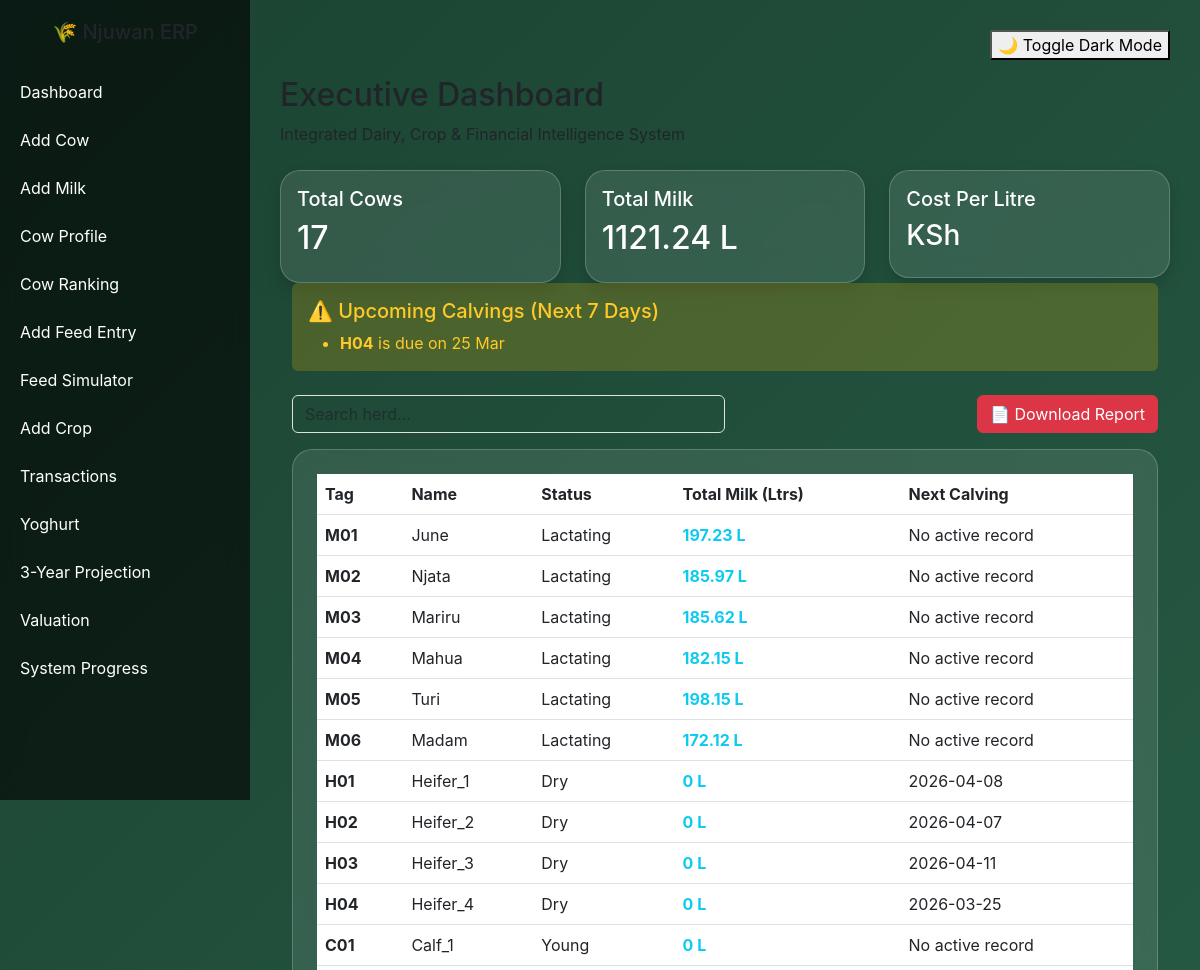
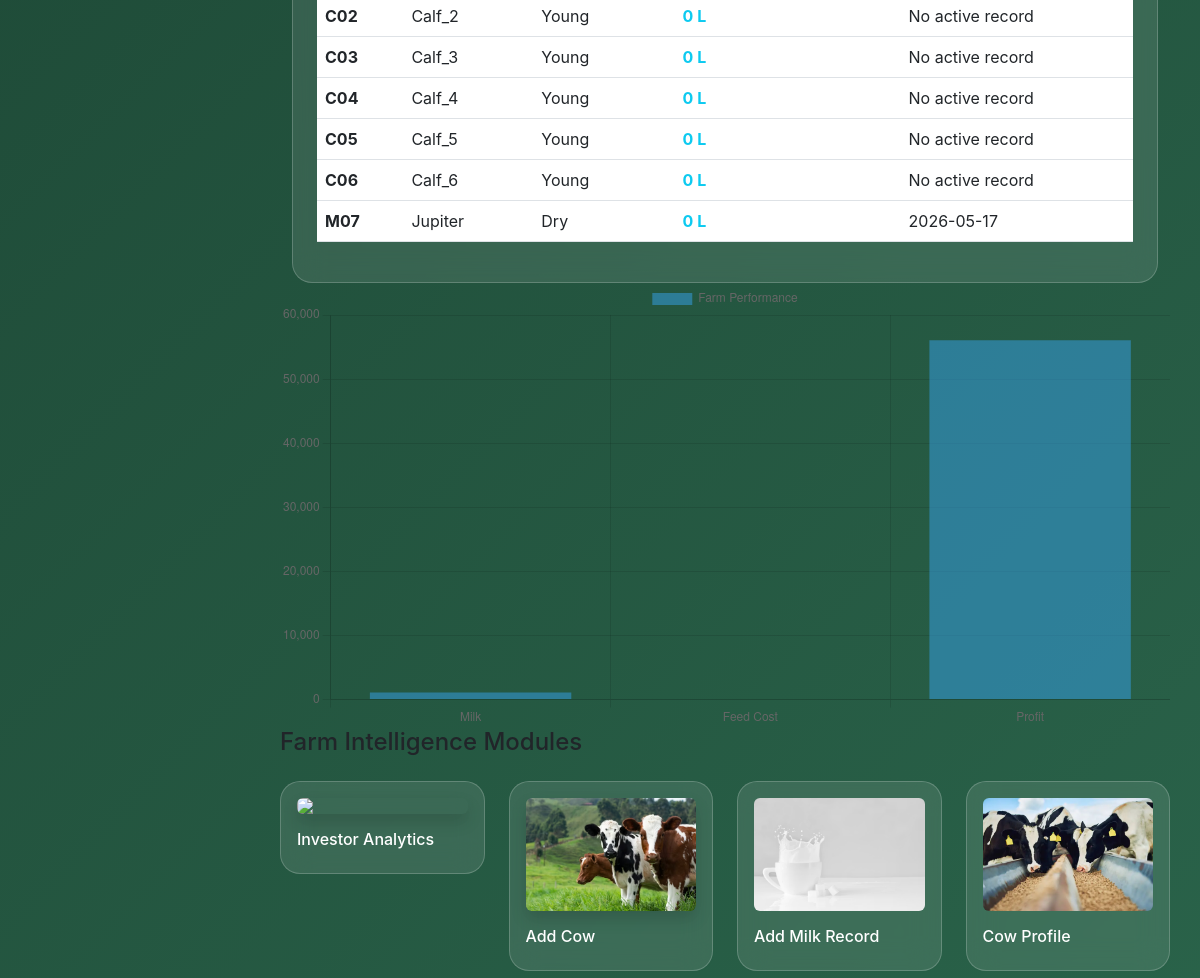
Before: / (upper part) with the older database file (2 pictures, top to bottom).
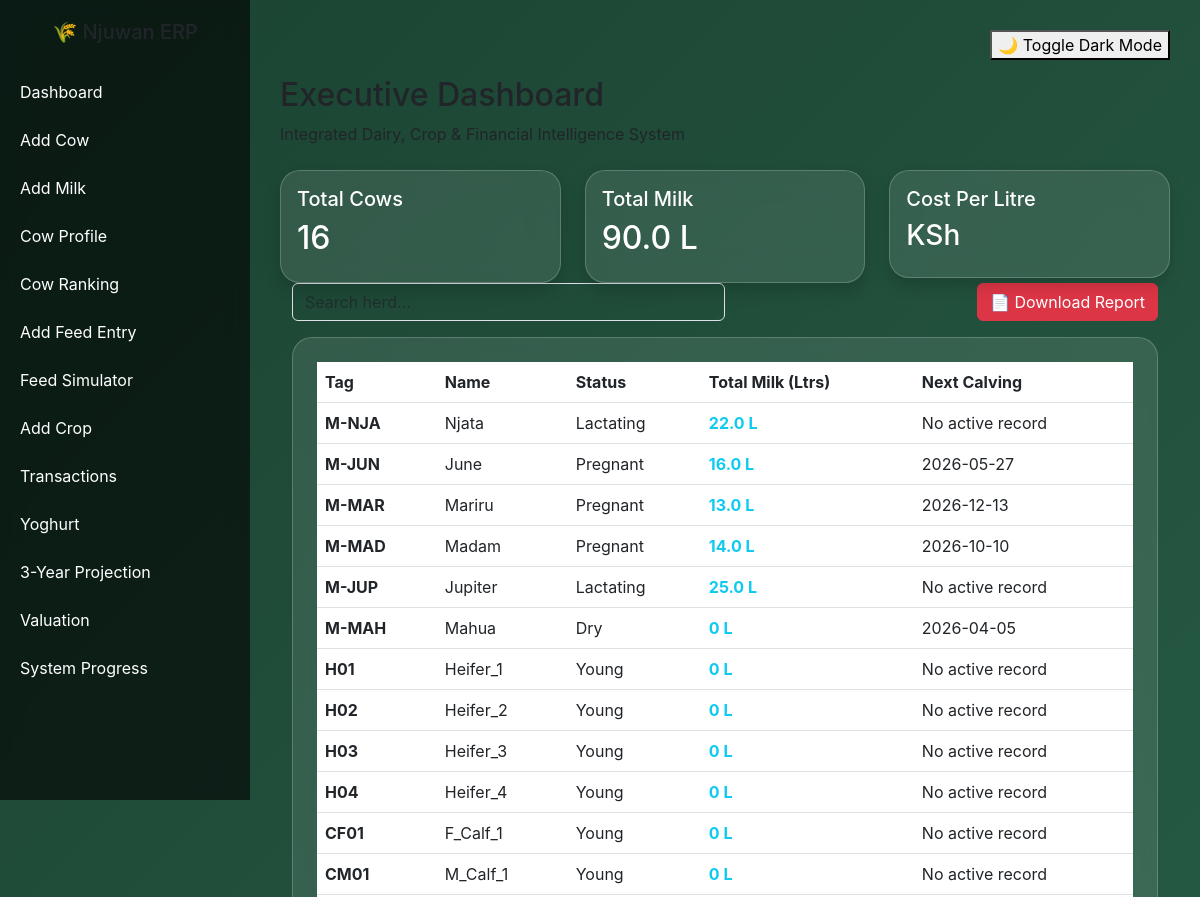
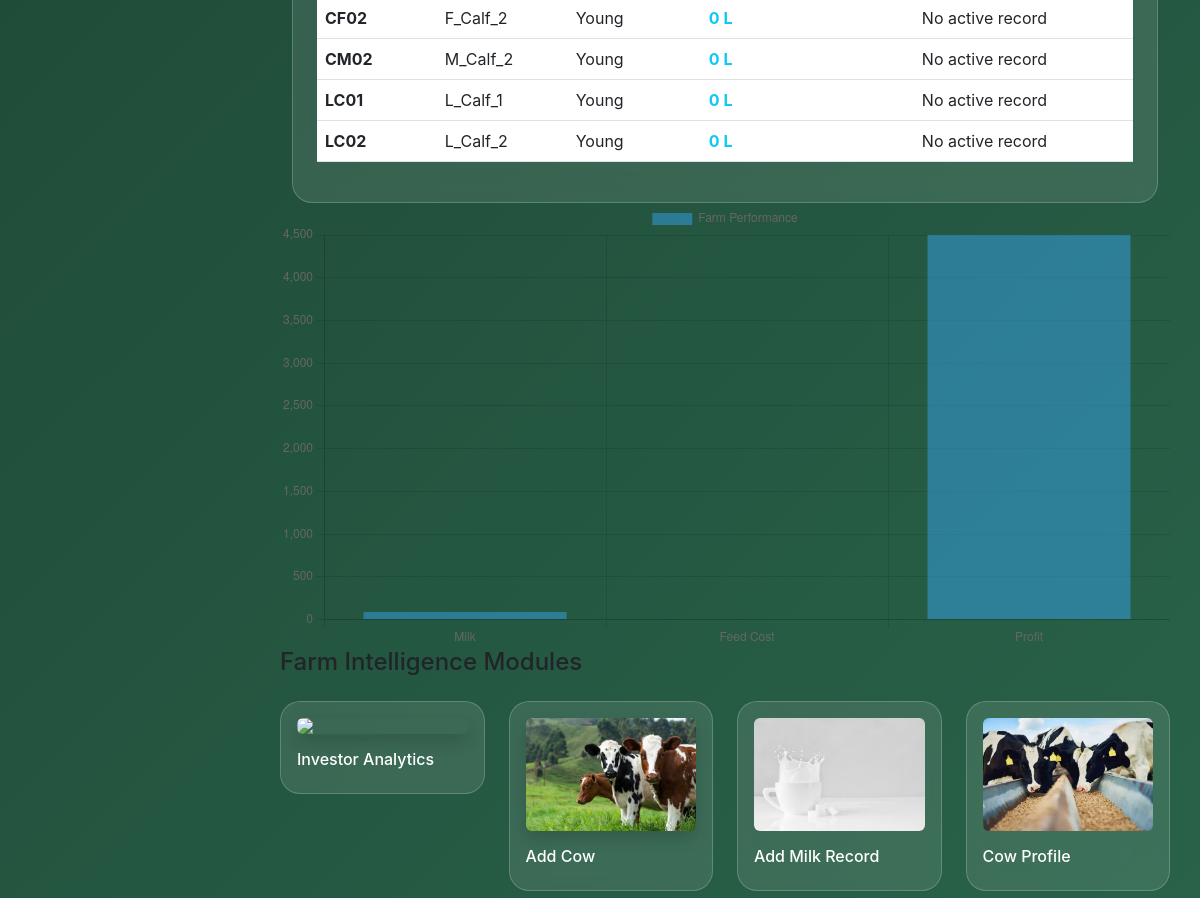
After: the same page with the newer database file (2 pictures, top to bottom).
### models.py (models this page shows, shortened)
class Breeding(db.Model):
    id = db.Column(db.Integer, primary_key=True)
    cow_id = db.Column(db.Integer, db.ForeignKey('cows.id'))
    insemination_date = db.Column(db.Date)
    bull = db.Column(db.String(50))
    pregnancy_status = db.Column(db.String(20), default="Unknown")
    expected_calving = db.Column(db.Date) # Calculated via your app.py logic

class Cow(db.Model):
    __tablename__ = "cows"
    id = db.Column(db.Integer, primary_key=True)
    tag_number = db.Column(db.String(50), unique=True)
    name = db.Column(db.String(100))  # New Name Column
    breed = db.Column(db.String(50))
    birth_date = db.Column(db.Date)
    age = db.Column(db.Integer)
    farm_id = db.Column(db.Integer, db.ForeignKey("farms.id"))
    weight_kg = db.Column(db.Float) # Useful for health monitoring
    _status = db.Column("status", db.String(50), default="Lactating")
    @property
    def status(self):
        if self.name and "Calf" in self.name:
            return "Young"
        latest = Breeding.query.filter_by(cow_id=self.id).order_by(Breeding.id.desc()).first()
        if latest and latest.expected_calving:
            from datetime import datetime
            today = datetime.now().date()
            days_to_calving = (latest.expected_calving - today).days
            if 0 < days_to_calving <= 60:
                return "Dry"
            elif days_to_calving > 60:
                return "Pregnant"
        return self._status or "Lactating"
    @status.setter
    def status(self, value):
        self._status = value
    feed_records = db.relationship("Feed", backref="cow", lazy=True)
    milk_records = db.relationship("MilkProduction", backref="cow", lazy='dynamic')
    health_records = db.relationship('HealthRecord', backref='cow', lazy=True)
    vaccinations = db.relationship('Vaccination', backref='cow', lazy=True)
    breeding_records = db.relationship('Breeding', backref='cow', lazy=True)

### app.py (the view)
@app.route('/')
def dashboard():
    cows_count = Cow.query.count()
    total_milk_all = db.session.query(func.sum(MilkProduction.litres)).scalar() or 0
    total_feed_cost = db.session.query(func.sum(Feed.cost)).scalar() or 0
    milk_price = 50
    revenue = total_milk_all * milk_price
    profit = revenue - total_feed_cost
    today = date.today()
    alert_limit = today + timedelta(days=7)
    alerts = Breeding.query.filter(
        Breeding.expected_calving.between(today, alert_limit)
    ).all()
    cows_with_totals = db.session.query(
        Cow,
        func.sum(MilkProduction.litres).label('lifetime_milk')
    ).outerjoin(MilkProduction).group_by(Cow.id).all()
    return render_template(
        "dashboard.html",
        cows=cows_count,
        milk=total_milk_all,
        revenue=revenue,
        feed_cost=total_feed_cost,
        profit=profit,
        alerts=alerts,
        cows_with_totals=cows_with_totals,
        date=date # Required for the "Days to Calving" calculation in HTML
    )

### templates/dashboard.html (shortened to what the changed rows need)
{% extends "base.html" %}
{% block content %}
<div class="hero mb-4">
    <h2>Executive Dashboard</h2>
    <p>Integrated Dairy, Crop & Financial Intelligence System</p>
</div>
<div class="row">
    <div class="col-md-4">
        <div class="card shadow">
            <div class="card-body">
                <h5>Total Cows</h5>
                <h2>{{ cows }}</h2>
            </div>
        </div>
    </div>
    <div class="col-md-4">
        <div class="card shadow">
            <div class="card-body">
                <h5>Total Milk</h5>
                <h2>{{ milk }} L</h2>
            </div>
        </div>
    </div>
    <div class="col-md-4">
    </div>
</div>
<div class="container fade-in">
    {% if alerts %}
    <div class="alert alert-warning border-0 mb-4" style="background: rgba(255, 193, 7, 0.2); color: #ffca28;">
        <h5 class="mb-2">⚠️ Upcoming Calvings (Next 7 Days)</h5>
        <ul class="mb-0">
            {% for alert in alerts %}
            <li><strong>{{ alert.cow.tag_number }}</strong> is due on {{ alert.expected_calving.strftime('%d %b') }}</li>
            {% endfor %}
        </ul>
    </div>
    {% endif %}
    <div class="d-flex justify-content-between mb-3">
    </div>
    <div class="card p-4">
        <table class="table table-hover text-white" id="cowTable">
            <thead>
                <tr>
                    <th>Tag</th>
                    <th>Name</th>
                    <th>Status</th>
                    <th>Total Milk (Ltrs)</th>
                    <th>Next Calving</th>
                </tr>
            </thead>
            <tbody>
                {% for cow, total in cows_with_totals %}
                <tr>
                    <td><strong>{{ cow.tag_number }}</strong></td>
                    <td>{{ cow.name }}</td>
                    <td>{{ cow.status }}</td>
                    <td class="text-info fw-bold">{{ total or 0 }} L</td>
                    <td>
                        {% for breed in cow.breeding_records %}
                            {{ breed.expected_calving }}
                        {% else %} No active record {% endfor %}
                    </td>
                </tr>
                {% endfor %}
            </tbody>
        </table>
    </div>
</div>
<canvas id="milkChart"></canvas>
<script>
const ctx = document.getElementById('milkChart');
new Chart(ctx, {
type: 'bar',
data: {
labels: ['Milk', 'Feed Cost', 'Profit'],
datasets: [{
label: 'Farm Performance',
data: [{{ milk }}, {{ feed_cost }}, {{ profit }}]
}]
}
});
</script>
<h4 class="mb-4">Farm Intelligence Modules</h4>
<div class="row g-4">
    <div class="col-md-3">
    </div>
    <div class="col-md-3">
    </div>
    <div class="col-md-3">
    </div>
    <div class="col-md-3">
    </div>
</div>
{% endblock %}

Changed rows visible on the page:
removed Cow: tag_number "M02", name "Njata", status "Lactating", total "185.97"
no longer on one of the page's lists (row edited): Breeding: cow.tag_number "H04", expected_calving "25 Mar"
removed Cow: tag_number "M07", name "Jupiter", status "Dry", total "0"
removed Breeding: expected_calving "2026-05-17", shown under "M07"
changed Cow: tag_number "M01" → "M-NJA"; name "June" → "Njata"; total "197.23" → "22.0"
added Cow: tag_number "M-JUN", name "June", status "Pregnant", total "16.0", Breeding (expected_calving "2026-05-27")
changed Cow "Mariru": tag_number "M03" → "M-MAR"; status "Lactating" → "Pregnant"; total "185.62" → "13.0"; gains Breeding (expected_calving "2026-12-13"); no longer shows "No active record"
changed Cow: tag_number "M04" → "M-MAD"; name "Mahua" → "Madam"; status "Lactating" → "Pregnant"; total "182.15" → "14.0"; gains Breeding (expected_calving "2026-10-10"); no longer shows "No active record"
changed Cow: tag_number "M05" → "M-JUP"; name "Turi" → "Jupiter"; total "198.15" → "25.0"
changed Cow: tag_number "M06" → "M-MAH"; name "Madam" → "Mahua"; status "Lactating" → "Dry"; total "172.12" → "0"; gains Breeding (expected_calving "2026-04-05"); no longer shows "No active record"
changed Cow "Heifer_1": status "Dry" → "Young"; loses Breeding (expected_calving "2026-04-08"); now shows "No active record"
changed Cow "Heifer_2": status "Dry" → "Young"; loses Breeding (expected_calving "2026-04-07"); now shows "No active record"
changed Cow "Heifer_3": status "Dry" → "Young"; loses Breeding (expected_calving "2026-04-11"); now shows "No active record"
changed Cow "Heifer_4": status "Dry" → "Young"; loses Breeding (cow.tag_number "H04", expected_calving "25 Mar", expected_calving "2026-03-25"); now shows "No active record"
changed Cow: tag_number "C01" → "CF01"; name "Calf_1" → "F_Calf_1"
changed Cow: tag_number "C02" → "CM01"; name "Calf_2" → "M_Calf_1"
changed Cow: tag_number "C03" → "CF02"; name "Calf_3" → "F_Calf_2"
changed Cow: tag_number "C04" → "CM02"; name "Calf_4" → "M_Calf_2"
changed Cow: tag_number "C05" → "LC01"; name "Calf_5" → "L_Calf_1"
changed Cow: tag_number "C06" → "LC02"; name "Calf_6" → "L_Calf_2"
Other visible differences:
{{ cows }}: "17" → "16"
{{ milk }}: "1121.24" → "90.0"
chart data {{ milk }}: 1121.24 → 90.0
chart data {{ profit }}: 56062.0 → 4500.0
text no longer shown: "⚠️ Upcoming Calvings (Next 7 Days)"
